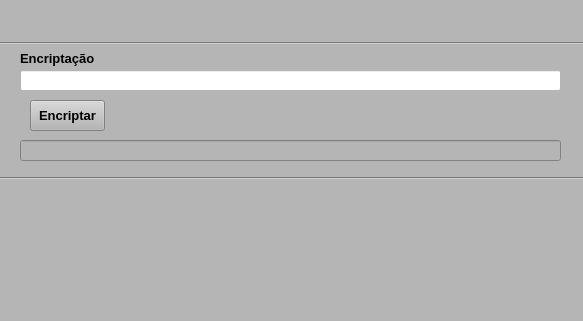
<?xml version="1.0" encoding="UTF-8"?>
<ui version="4.0">
 <class>MainWindow</class>
 <widget class="QMainWindow" name="MainWindow">
  <property name="geometry">
   <rect>
    <x>0</x>
    <y>0</y>
    <width>583</width>
    <height>321</height>
   </rect>
  </property>
  <property name="windowTitle">
   <string>MainWindow</string>
  </property>
  <property name="styleSheet">
   <string notr="true">background-color: rgb(181, 181, 181);</string>
  </property>
  <widget class="QWidget" name="centralwidget">
   <widget class="QPushButton" name="pushButton_1">
    <property name="geometry">
     <rect>
      <x>30</x>
      <y>100</y>
      <width>75</width>
      <height>31</height>
     </rect>
    </property>
    <property name="font">
     <font>
      <pointsize>10</pointsize>
      <weight>75</weight>
      <bold>true</bold>
     </font>
    </property>
    <property name="text">
     <string>Encriptar</string>
    </property>
   </widget>
   <widget class="QLabel" name="label">
    <property name="geometry">
     <rect>
      <x>20</x>
      <y>50</y>
      <width>111</width>
      <height>16</height>
     </rect>
    </property>
    <property name="font">
     <font>
      <pointsize>10</pointsize>
      <weight>75</weight>
      <bold>true</bold>
     </font>
    </property>
    <property name="text">
     <string>Encriptação</string>
    </property>
   </widget>
   <widget class="QLineEdit" name="lineEdit_1">
    <property name="geometry">
     <rect>
      <x>20</x>
      <y>70</y>
      <width>541</width>
      <height>21</height>
     </rect>
    </property>
    <property name="styleSheet">
     <string notr="true">background-color: rgb(255, 255, 255);</string>
    </property>
   </widget>
   <widget class="QLineEdit" name="lineEdit_2">
    <property name="geometry">
     <rect>
      <x>20</x>
      <y>140</y>
      <width>541</width>
      <height>21</height>
     </rect>
    </property>
   </widget>
   <widget class="Line" name="line">
    <property name="geometry">
     <rect>
      <x>-3</x>
      <y>35</y>
      <width>591</width>
      <height>16</height>
     </rect>
    </property>
    <property name="orientation">
     <enum>Qt::Horizontal</enum>
    </property>
   </widget>
   <widget class="Line" name="line_2">
    <property name="geometry">
     <rect>
      <x>0</x>
      <y>170</y>
      <width>591</width>
      <height>16</height>
     </rect>
    </property>
    <property name="orientation">
     <enum>Qt::Horizontal</enum>
    </property>
   </widget>
  </widget>
  <widget class="QMenuBar" name="menubar">
   <property name="geometry">
    <rect>
     <x>0</x>
     <y>0</y>
     <width>583</width>
     <height>21</height>
    </rect>
   </property>
  </widget>
  <widget class="QStatusBar" name="statusbar"/>
 </widget>
 <resources/>
 <connections/>
</ui>
